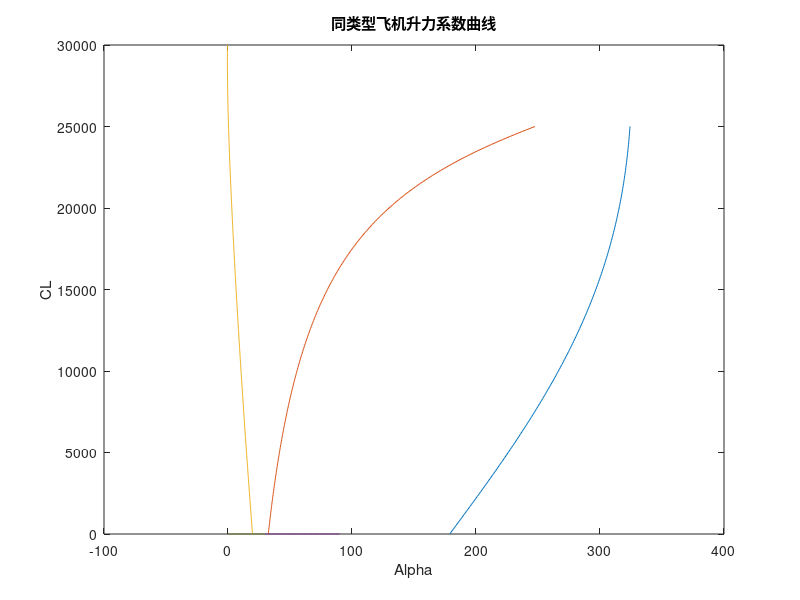

MATLAB code to generate this figure:
%% 民机参数计算
clear;clc;clf;close all;
%高度与密度表达式 密度=-3.141e-14*x^3+3.245e-9*x^2-0.0001091*x+1.211

%% 
% exp((-1000*9.8*1.41e-5*7000)/(0.8*340*7.15))
% 1.06*(1-0.98*0.9805*0.6081*0.97*0.8831*0.9945)
m=540000:1000:550000;
ym=(1-0.5324)*m-0.97*(m.^0.94)-158*100;
plot(m,ym);

%% 飞行包线
C1=0.8;C3=1.2;F=70e4;S=324;m=57e3;g=9.8;
h001=0:100:25000;
Pro=-3.141e-14*h001.^3+3.245e-9*h001.^2-0.0001091*h001+1.211;
Vmax=2/3.*(2*F./(C1*exp(Pro-3.8)*S)).^(1/2); %原公式(2*F./(C1*Pro*S)).^(1/2)
Vmin=2/3.*(2*m*g./(C3*Pro*S)).^(1/2); %原公式(2*m*g./(C3*Pro*S)).^(1/2)
plot(Vmax,h001);
hold on;
plot(Vmin,h001);
xlabel('速度 m/s');ylabel('高度 m');title('飞行包线')

%%  给定高度的爬升率
alf=6*pi/180;C2=0.4;F=70e4;
h001=0:100:30000;
Pro=-3.141e-14*h001.^3+3.245e-9*h001.^2-0.0001091*h001+1.211;
Vmax=(2*F./(C1*Pro*S)).^(1/2);
Vmin=(2*m*g./(C3*Pro*S)).^(1/2);
V=(Vmax+Vmin)/2; % xxxm下速度
D=0.5.*Pro.*V.^2.*S.*C2;
Vz=1000./(((F.*cos(alf)-D).*V)/(m*g))-2.5; %原公式((F.*cos(alf)-D).*V)/(m*g)
plot(Vz,h001);
xlabel('爬升率 m/s');ylabel('高度 m');title('爬升率随高度的变化曲线')

%%   升阻比
sita=0:1:90;
cl=[0.45 0.53 0.60 0.69 0.78 0.83 0.91 1.01 1.11 1.15 1.23 1.32 1.38 1.48 1.57 1.65 1.70 1.75 1.81 1.89 1.99 2.05 2.15 2.23 2.30 2.33 2.39 2.50 2.60 2.67 2.70 2.72 2.79 2.81 2.91 3.00 3.07 3.10 3.11 3.19 3.28 3.32 3.40 3.50 3.60 3.62 3.70 3.85 3.74 3.82 3.89 3.92 4.05 4.12 4.20 4.22 4.29 4.32 4.37 4.39 4.40 4.52 4.61 4.70 4.75 4.80 4.82 4.90 4.93 4.90 4.89 4.90 4.90 4.90 4.89 4.88 4.87 4.85 4.82 4.79 4.75 4.69 4.65 4.60 4.55 4.53 4.48 4.46 4.45 4.40 4.40];
cl1=cl./1.8;
plot(sita,cl1);
xlabel('Alpha');ylabel('CL');title('"翔宇—100"升力系数曲线');
% CDo=[0.015 0.0152 0.016 0.017 0.018 0.019 0.0197 0.02 0.023 0.023 0.0225 0.0243 0.025 0.0265 0.027 0.029 0.030 0.031 0.032 0.033 0.035 0.0360 0.038 0.040 0.0412 0.0425 0.0430 0.044 0.0453 0.0478 0.0489 0.050 0.052 0.053 0.054 0.055 0.0562 0.057 0.0592 0.060 0.062 0.0632 0.0641 0.0650 0.0660 0.0665 0.0680 0.0689 0.0693 0.0690 0.0705 0.0712 0.072 0.073 0.0741 0.0742 0.0738 0.0735 0.0733 0.0729 0.0732 0.0742 0.0739 0.0728 0.0716 0.0712 0.070 0.0692 0.0660 0.065 0.0639 0.0597 0.0563 0.0537 0.050 0.0479 0.045 0.0425 0.0397 0.035 0.0307 0.0239 0.020 0.0175 0.013 0.0097 0.005 0.0021 -0.0029 -0.0065 -0.014]
% plot(sita,CDo)
% cl1=[0.45 0.53 0.60 0.69 0.78 0.83 0.91 1.01 1.11 1.15 1.23 1.32 1.38 1.48 1.57 1.65 1.70 1.75 1.81 1.89 1.99 2.05 2.15 2.23 2.30 2.33 2.39 2.50 2.60 2.67 2.70 2.72 2.79 2.81 2.91 3.00 3.07 3.10 3.11 3.19 3.28 3.32 3.40 3.50 3.60 3.62 3.70 3.85 3.74 3.82 3.89 3.92 4.05 4.12 4.20 4.22 4.29 4.32 4.37 4.39 4.40 4.52 4.61 4.70 4.75 4.80 4.82 4.90 4.93 4.90 4.89 4.90 4.90 4.90 4.89 4.88 4.87 4.85 4.82 4.79 4.75 4.69 4.65 4.60 4.55 4.53 4.48 4.46 4.45 4.40 4.40]
% plot(sita,cl1)
% xlabel('Alpha')
% CDo1=[0.015 0.0152 0.016 0.017 0.018 0.019 0.0197 0.02 0.023 0.023 0.0225 0.0243 0.025 0.0265 0.027 0.029 0.030 0.031 0.032 0.033 0.035 0.0360 0.038 0.040 0.0412 0.0425 0.0430 0.044 0.0453 0.0478 0.0489 0.050 0.052 0.053 0.054 0.055 0.0562 0.057 0.0592 0.060 0.062 0.0632 0.0641 0.0650 0.0660 0.0665 0.0680 0.0689 0.0693 0.0690 0.0705 0.0712 0.072 0.073 0.0741 0.0742 0.0738 0.0735 0.0733 0.0729 0.0732 0.0742 0.0739 0.07
% ld=cl./CDo;
% plot(sita,ld)
% cl22=[0.35 0.78 1.09 1.13 1.06 0.98 1.10];
% a=[0 5 10 15 20 25 30];
a=0:1:30;
cl22=5.818e-6.*a.^4-0.0002202.*a.^3-0.001109.*a.^2+0.09952.*a+0.347;
plot(a,cl22)
xlabel('Alpha');ylabel('CL');title('同类型飞机升力系数曲线');